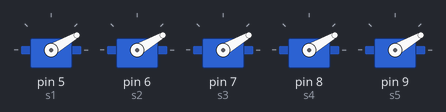
Bench run of a sketch on a simulated Arduino Uno, built with avr-gcc and run on an emulated ATmega328P. On the bench: 5 × servo. What the sketch prints to the serial monitor is not drawn.

Above: at 2.05 s.
At 2.2 s:
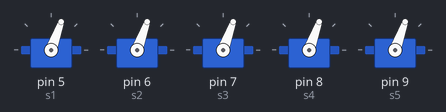
At 2.4 s:
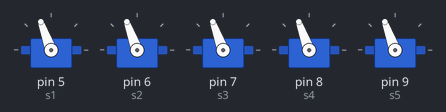
At 2.8 s:
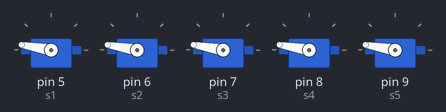
At 3.2 s:
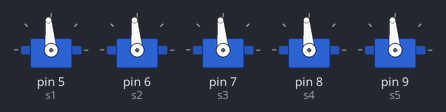
At 3.6 s:
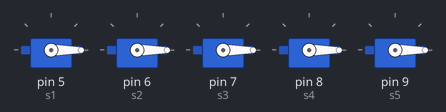
Timing chart, 0 to 5.8 s (numbered marks = the images above):
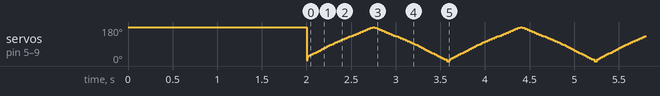

The sketch:

Open_close_hand.ino
```cpp
#include<Servo.h>

#define FINGERS 5
#define MAX_DEGREE 180

//pin of the servos
int s1 = 5;
int s2 = 6;
int s3 = 7;
int s4 = 8;
int s5 = 9;

//servo objects
Servo m1;
Servo m2;
Servo m3;
Servo m4;
Servo m5;

//initialize the servo degree position
int p1 = 0;
int p2 = 0;
int p3 = 0;
int p4 = 0;
int p5 = 0;

void setup() {
  //select the servo pin
  m1.attach(s1);
  m2.attach(s2);
  m3.attach(s3);
  m4.attach(s4);
  m5.attach(s5);
  Serial.begin(9600);

  m1.write(180);
  m2.write(180);
  m3.write(180);
  m4.write(180);
  m5.write(180);

  delay(2000);
}

void loop(){
  //close
  for(int k=0; k<MAX_DEGREE; k+=5){
    //increment all servos dergees
    p1 += 5;
    p2 += 5;
    p3 += 5;
    p4 += 5;
    p5 += 5;

    //renew servos position
    m1.write(p1);
    m2.write(p2);
    m3.write(p3);
    m4.write(p4);
    m5.write(p5);

    //delay(4);

    Serial.println(p1);
    Serial.println(p2);
    Serial.println(p3);
    Serial.println(p4);
    Serial.println(p5);
  }

  //open
  for(int k=0; k<MAX_DEGREE; k+=5){
    //increment all servos dergees
    p1 -= 5;
    p2 -= 5;
    p3 -= 5;
    p4 -= 5;
    p5 -= 5;

    //renew servos position
    m1.write(p1);
    m2.write(p2);
    m3.write(p3);
    m4.write(p4);
    m5.write(p5);

    //delay(4);

    Serial.println(p1);
    Serial.println(p2);
    Serial.println(p3);
    Serial.println(p4);
    Serial.println(p5);
  }
}
```
